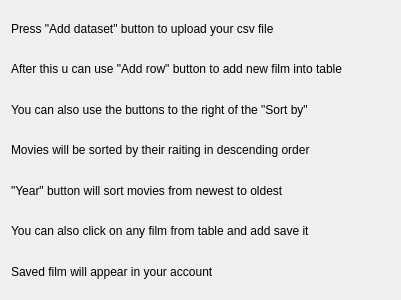
<?xml version="1.0" encoding="UTF-8"?>
<ui version="4.0">
 <class>HelpDialog</class>
 <widget class="QDialog" name="HelpDialog">
  <property name="geometry">
   <rect>
    <x>0</x>
    <y>0</y>
    <width>401</width>
    <height>300</height>
   </rect>
  </property>
  <property name="windowTitle">
   <string>Dialog</string>
  </property>
  <layout class="QGridLayout" name="gridLayout">
   <item row="1" column="0">
    <widget class="QLabel" name="label_2">
     <property name="text">
      <string>After this u can use &quot;Add row&quot; button to add new film into table</string>
     </property>
    </widget>
   </item>
   <item row="4" column="0">
    <widget class="QLabel" name="label_5">
     <property name="text">
      <string>&quot;Year&quot; button will sort movies from newest to oldest</string>
     </property>
    </widget>
   </item>
   <item row="3" column="0">
    <widget class="QLabel" name="label_4">
     <property name="text">
      <string>Movies will be sorted by their raiting in descending order </string>
     </property>
    </widget>
   </item>
   <item row="2" column="0">
    <widget class="QLabel" name="label_3">
     <property name="text">
      <string>You can also use the buttons to the right of the &quot;Sort by&quot;</string>
     </property>
    </widget>
   </item>
   <item row="5" column="0">
    <widget class="QLabel" name="label_6">
     <property name="text">
      <string>You can also click on any film from table and add save it</string>
     </property>
    </widget>
   </item>
   <item row="0" column="0">
    <widget class="QLabel" name="label">
     <property name="text">
      <string>Press &quot;Add dataset&quot; button to upload your csv file</string>
     </property>
    </widget>
   </item>
   <item row="6" column="0">
    <widget class="QLabel" name="label_7">
     <property name="text">
      <string>Saved film will appear in your account</string>
     </property>
    </widget>
   </item>
  </layout>
 </widget>
 <resources/>
 <connections/>
</ui>
